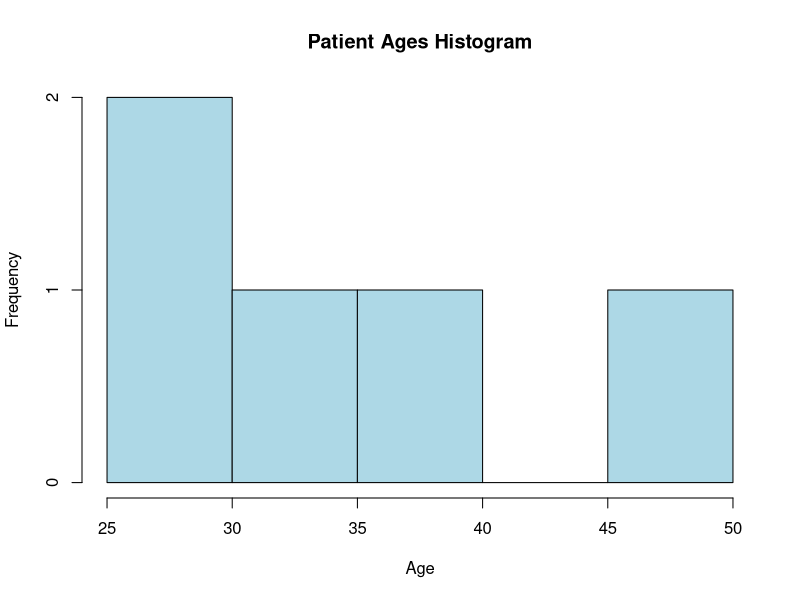
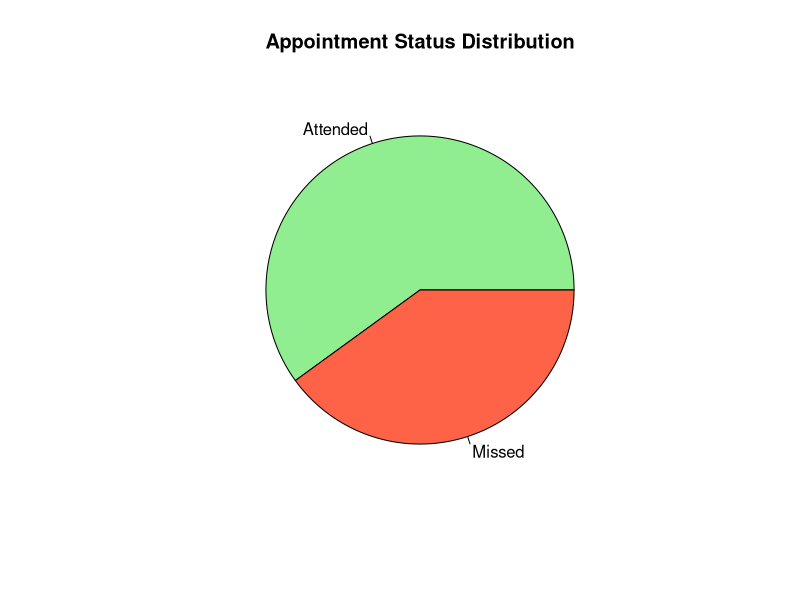
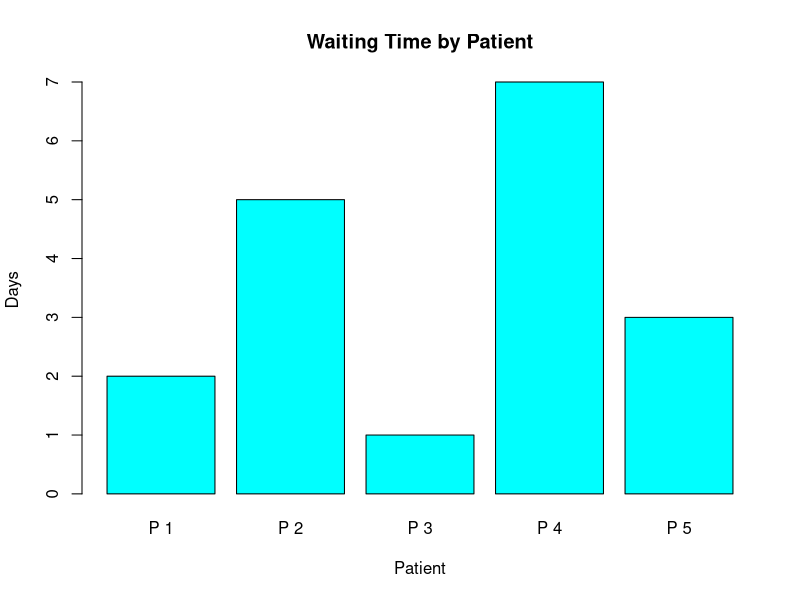
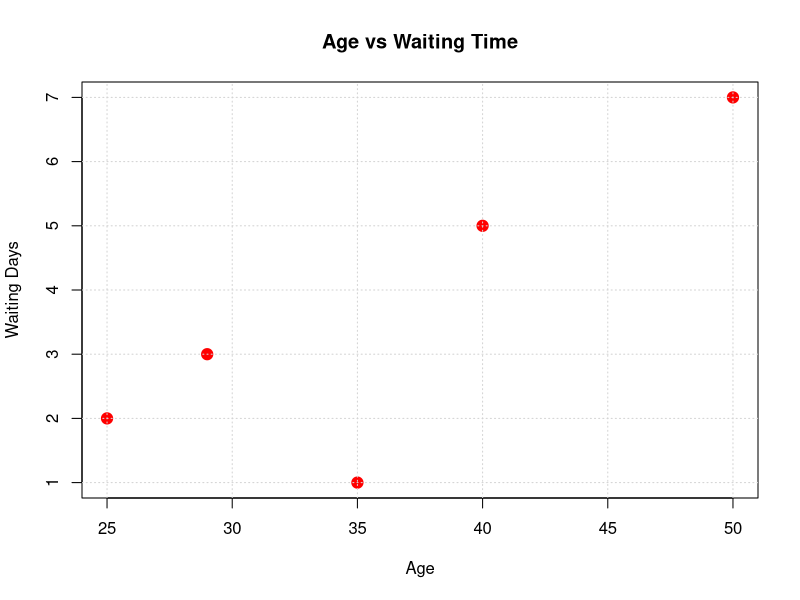

Generate these figures, in order, with R:
# Experiment 20: Hospital Appointment Analysis
# Course: Data Handling and Visualization

# Dataset
df20 <- data.frame(
  PatientID = 1:5,
  Age = c(25, 40, 35, 50, 29),
  WaitingTime = c(2, 5, 1, 7, 3),
  Status = c("Attended", "Missed", "Attended", "Missed", "Attended")
)

cat("--- Experiment 20: Hospital Appointment Analysis ---\n")
print(df20)

# Q1: Create a histogram showing patient ages.
png("outputs/exp20_q1_histogram.png", width=800, height=600)
hist(df20$Age, col="lightblue", main="Patient Ages Histogram", xlab="Age", ylab="Frequency")
dev.off()

# Q2: Generate a pie chart for appointment status distribution.
png("outputs/exp20_q2_pie_chart.png", width=800, height=600)
pie(table(df20$Status), col=c("lightgreen", "tomato"), main="Appointment Status Distribution")
dev.off()

# Q3: Build a bar chart of waiting times by patient.
png("outputs/exp20_q3_bar_chart.png", width=800, height=600)
barplot(df20$WaitingTime, names.arg=paste("P", df20$PatientID), col="cyan", main="Waiting Time by Patient", ylab="Days", xlab="Patient")
dev.off()

# Q4: Create a scatter plot of age vs waiting time.
png("outputs/exp20_q4_scatter_plot.png", width=800, height=600)
plot(df20$Age, df20$WaitingTime, col="red", pch=19, cex=1.5, main="Age vs Waiting Time", xlab="Age", ylab="Waiting Days")
grid()
dev.off()
cat("Experiment 20 successfully completed. Plots saved to outputs/.\n\n")
